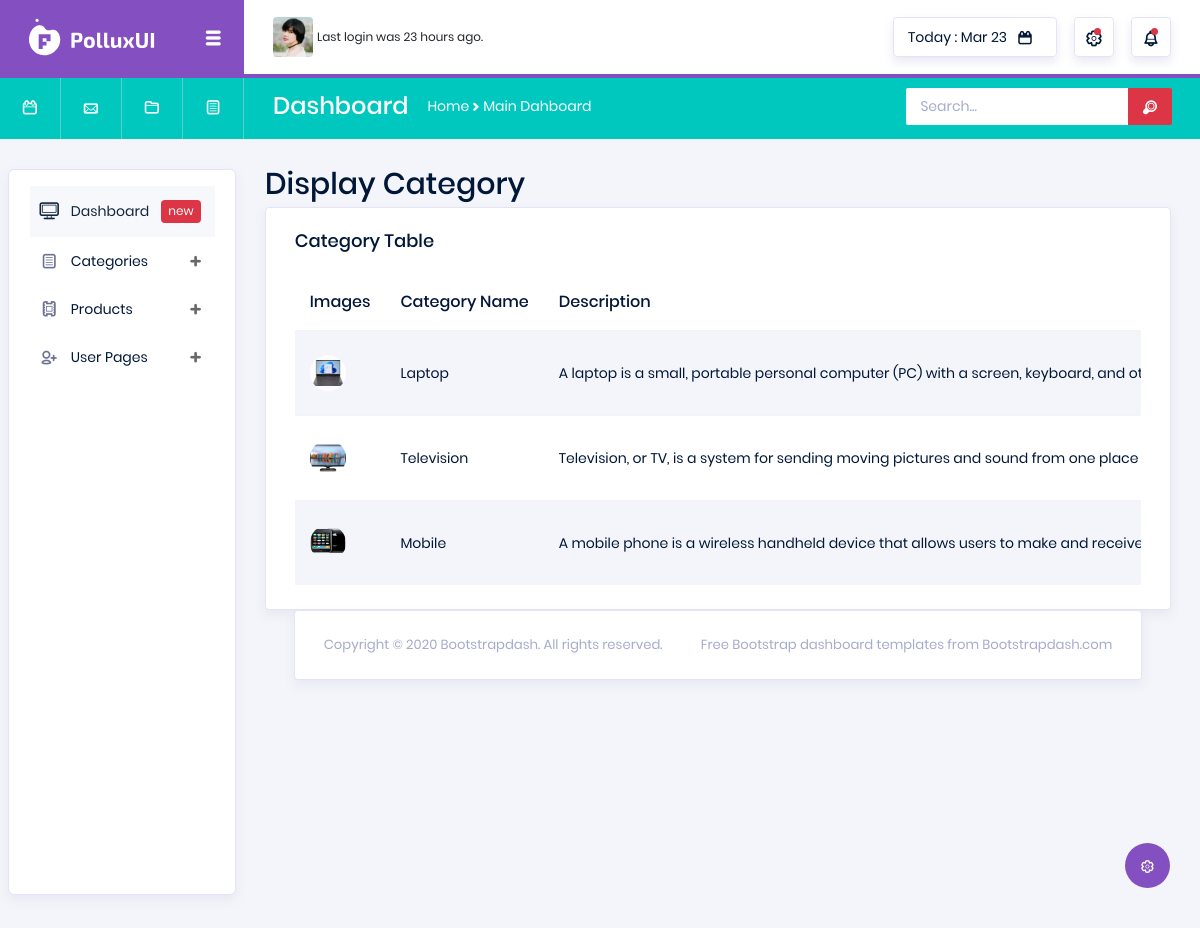
The page /ShopApp/displayCategory/ on the database its author committed.
### ShopApp/models.py (models this page shows)
class CategoryDB(models.Model):
    CategoryName = models.CharField(max_length=50,null=True,blank=True)
    Description = models.CharField(max_length=50,null=True,blank=True)
    CategoryImage = models.ImageField(upload_to="CateogoryImages",null=True,blank=True)

### ShopApp/views.py (the view)
# urls.py: path('displayCategory/',views.displayCategory,name="displayCategory"),
def displayCategory(reg):
    data = CategoryDB.objects.all()
    return render(reg,"displaycategory.html",{'data':data})

### ShopApp/templates/displayCategory.html (shortened to what this page needs)
<!DOCTYPE html>
{% extends 'index.html' %}
{% block content %}
<html lang="en">
<head>
</head>
<body>
<div>
  <h3>Display Category</h3>
</div>
<div class="card">
                <div class="card-body">
                  <h4 class="card-title">Category Table</h4>
                  <div class="table-responsive">
                    <table class="table table-striped">
                      <thead>
                        <tr>
                          <th>
                            Images
                          </th>
                          <th>
                            Category Name
                          </th>
                          <th>
                            Description
                          </th>
                        </tr>
                      </thead>
                      <tbody>
                      {% for i in data %}
                        <tr>
                          <td class="py-1">
                            <img src="{{i.CategoryImage.url}}" alt="image">
                          </td>
                          <td>
                            {{i.CategoryName}}
                          </td>
                            <td>
                                {{i.Description}}
                            </td>
                        </tr>
                      {% endfor %}
                      </tbody>
                    </table>
                  </div>
                </div>
              </div>
</body>
</html>
{% endblock %}

### rows shown on the page
CategoryDB: CategoryImage (picture), CategoryName "Laptop", Description "A laptop is a small, portable personal computer (PC) with a screen, keyboard, and…"
CategoryDB: CategoryImage (picture), CategoryName "Television", Description "Television, or TV, is a system for sending moving pictures and sound from one place…"
CategoryDB: CategoryImage (picture), CategoryName "Mobile", Description "A mobile phone is a wireless handheld device that allows users to make and…"
